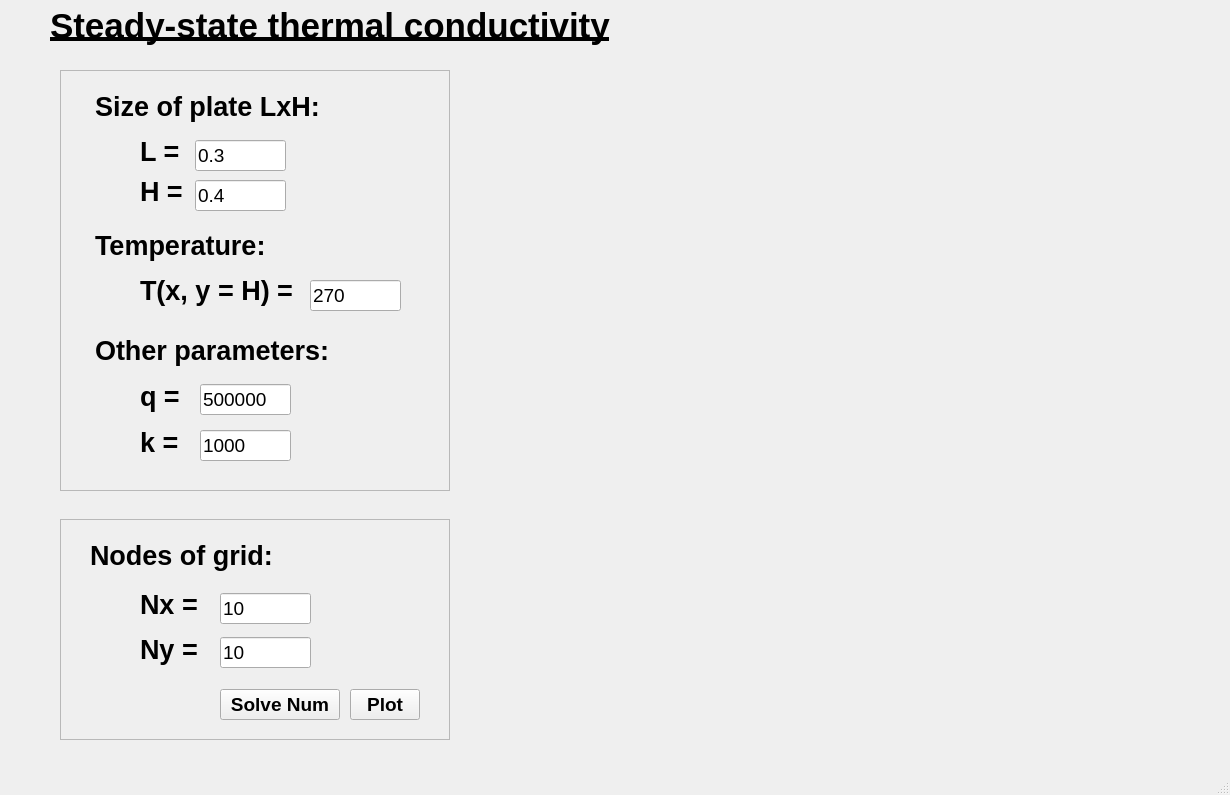
<?xml version="1.0" encoding="UTF-8"?>
<ui version="4.0">
 <class>MainWindow</class>
 <widget class="QMainWindow" name="MainWindow">
  <property name="geometry">
   <rect>
    <x>0</x>
    <y>0</y>
    <width>1230</width>
    <height>795</height>
   </rect>
  </property>
  <property name="windowTitle">
   <string>Farrakhetdinova Azaliya - Analytical solver</string>
  </property>
  <property name="windowIcon">
   <iconset>
    <normaloff>../icon.ico</normaloff>../icon.ico</iconset>
  </property>
  <widget class="QWidget" name="centralwidget">
   <widget class="QLabel" name="label">
    <property name="geometry">
     <rect>
      <x>50</x>
      <y>0</y>
      <width>590</width>
      <height>51</height>
     </rect>
    </property>
    <property name="font">
     <font>
      <family>Segoe UI</family>
      <pointsize>26</pointsize>
      <weight>75</weight>
      <bold>true</bold>
      <underline>true</underline>
     </font>
    </property>
    <property name="text">
     <string>Steady-state thermal conductivity</string>
    </property>
   </widget>
   <widget class="QFrame" name="frame">
    <property name="geometry">
     <rect>
      <x>60</x>
      <y>70</y>
      <width>390</width>
      <height>421</height>
     </rect>
    </property>
    <property name="frameShape">
     <enum>QFrame::StyledPanel</enum>
    </property>
    <property name="frameShadow">
     <enum>QFrame::Raised</enum>
    </property>
    <widget class="QLabel" name="label_6">
     <property name="geometry">
      <rect>
       <x>80</x>
       <y>200</y>
       <width>191</width>
       <height>41</height>
      </rect>
     </property>
     <property name="font">
      <font>
       <family>Segoe UI</family>
       <pointsize>20</pointsize>
       <weight>75</weight>
       <bold>true</bold>
      </font>
     </property>
     <property name="text">
      <string>T(x, y = H) = </string>
     </property>
    </widget>
    <widget class="QLabel" name="label_2">
     <property name="geometry">
      <rect>
       <x>80</x>
       <y>66</y>
       <width>51</width>
       <height>31</height>
      </rect>
     </property>
     <property name="font">
      <font>
       <family>Segoe UI</family>
       <pointsize>20</pointsize>
       <weight>75</weight>
       <bold>true</bold>
      </font>
     </property>
     <property name="text">
      <string>L = </string>
     </property>
    </widget>
    <widget class="QLabel" name="label_3">
     <property name="geometry">
      <rect>
       <x>35</x>
       <y>16</y>
       <width>251</width>
       <height>40</height>
      </rect>
     </property>
     <property name="font">
      <font>
       <family>Segoe UI</family>
       <pointsize>20</pointsize>
       <weight>75</weight>
       <bold>true</bold>
      </font>
     </property>
     <property name="text">
      <string>Size of plate LxH:</string>
     </property>
    </widget>
    <widget class="QLineEdit" name="lineEdit_3">
     <property name="geometry">
      <rect>
       <x>250</x>
       <y>210</y>
       <width>91</width>
       <height>31</height>
      </rect>
     </property>
     <property name="font">
      <font>
       <family>Segoe UI</family>
       <pointsize>14</pointsize>
      </font>
     </property>
     <property name="text">
      <string>270</string>
     </property>
    </widget>
    <widget class="QLabel" name="label_4">
     <property name="geometry">
      <rect>
       <x>35</x>
       <y>160</y>
       <width>260</width>
       <height>31</height>
      </rect>
     </property>
     <property name="font">
      <font>
       <family>Segoe UI</family>
       <pointsize>20</pointsize>
       <weight>75</weight>
       <bold>true</bold>
      </font>
     </property>
     <property name="text">
      <string>Temperature:</string>
     </property>
    </widget>
    <widget class="QLineEdit" name="lineEdit">
     <property name="geometry">
      <rect>
       <x>135</x>
       <y>70</y>
       <width>91</width>
       <height>31</height>
      </rect>
     </property>
     <property name="font">
      <font>
       <family>Segoe UI</family>
       <pointsize>14</pointsize>
      </font>
     </property>
     <property name="text">
      <string>0.3</string>
     </property>
    </widget>
    <widget class="QLabel" name="label_9">
     <property name="geometry">
      <rect>
       <x>35</x>
       <y>260</y>
       <width>260</width>
       <height>40</height>
      </rect>
     </property>
     <property name="font">
      <font>
       <family>Segoe UI</family>
       <pointsize>20</pointsize>
       <weight>75</weight>
       <bold>true</bold>
      </font>
     </property>
     <property name="text">
      <string>Other parameters:</string>
     </property>
    </widget>
    <widget class="QLineEdit" name="lineEdit_5">
     <property name="geometry">
      <rect>
       <x>140</x>
       <y>314</y>
       <width>91</width>
       <height>31</height>
      </rect>
     </property>
     <property name="font">
      <font>
       <family>Segoe UI</family>
       <pointsize>14</pointsize>
      </font>
     </property>
     <property name="text">
      <string>500000</string>
     </property>
    </widget>
    <widget class="QLabel" name="label_10">
     <property name="geometry">
      <rect>
       <x>80</x>
       <y>306</y>
       <width>51</width>
       <height>41</height>
      </rect>
     </property>
     <property name="font">
      <font>
       <family>Segoe UI</family>
       <pointsize>20</pointsize>
       <weight>75</weight>
       <bold>true</bold>
      </font>
     </property>
     <property name="text">
      <string>q = </string>
     </property>
    </widget>
    <widget class="QLabel" name="label_11">
     <property name="geometry">
      <rect>
       <x>80</x>
       <y>106</y>
       <width>51</width>
       <height>31</height>
      </rect>
     </property>
     <property name="font">
      <font>
       <family>Segoe UI</family>
       <pointsize>20</pointsize>
       <weight>75</weight>
       <bold>true</bold>
      </font>
     </property>
     <property name="text">
      <string>H = </string>
     </property>
    </widget>
    <widget class="QLineEdit" name="lineEdit_6">
     <property name="geometry">
      <rect>
       <x>135</x>
       <y>110</y>
       <width>91</width>
       <height>31</height>
      </rect>
     </property>
     <property name="font">
      <font>
       <family>Segoe UI</family>
       <pointsize>14</pointsize>
      </font>
     </property>
     <property name="text">
      <string>0.4</string>
     </property>
    </widget>
    <widget class="QLabel" name="label_13">
     <property name="geometry">
      <rect>
       <x>80</x>
       <y>352</y>
       <width>51</width>
       <height>41</height>
      </rect>
     </property>
     <property name="font">
      <font>
       <family>Segoe UI</family>
       <pointsize>20</pointsize>
       <weight>75</weight>
       <bold>true</bold>
      </font>
     </property>
     <property name="text">
      <string>k = </string>
     </property>
    </widget>
    <widget class="QLineEdit" name="lineEdit_7">
     <property name="geometry">
      <rect>
       <x>140</x>
       <y>360</y>
       <width>91</width>
       <height>31</height>
      </rect>
     </property>
     <property name="font">
      <font>
       <family>Segoe UI</family>
       <pointsize>14</pointsize>
      </font>
     </property>
     <property name="text">
      <string>1000</string>
     </property>
    </widget>
   </widget>
   <widget class="QFrame" name="frame_2">
    <property name="geometry">
     <rect>
      <x>60</x>
      <y>519</y>
      <width>390</width>
      <height>221</height>
     </rect>
    </property>
    <property name="frameShape">
     <enum>QFrame::StyledPanel</enum>
    </property>
    <property name="frameShadow">
     <enum>QFrame::Raised</enum>
    </property>
    <widget class="QLabel" name="label_7">
     <property name="geometry">
      <rect>
       <x>30</x>
       <y>16</y>
       <width>260</width>
       <height>40</height>
      </rect>
     </property>
     <property name="font">
      <font>
       <family>Segoe UI</family>
       <pointsize>20</pointsize>
       <weight>75</weight>
       <bold>true</bold>
      </font>
     </property>
     <property name="text">
      <string>Nodes of grid:</string>
     </property>
    </widget>
    <widget class="QLineEdit" name="lineEdit_4">
     <property name="geometry">
      <rect>
       <x>160</x>
       <y>74</y>
       <width>91</width>
       <height>31</height>
      </rect>
     </property>
     <property name="font">
      <font>
       <family>Segoe UI</family>
       <pointsize>14</pointsize>
      </font>
     </property>
     <property name="text">
      <string>10</string>
     </property>
    </widget>
    <widget class="QLabel" name="label_8">
     <property name="geometry">
      <rect>
       <x>80</x>
       <y>70</y>
       <width>70</width>
       <height>31</height>
      </rect>
     </property>
     <property name="font">
      <font>
       <family>Segoe UI</family>
       <pointsize>20</pointsize>
       <weight>75</weight>
       <bold>true</bold>
      </font>
     </property>
     <property name="text">
      <string>Nx = </string>
     </property>
    </widget>
    <widget class="QPushButton" name="pushButton_2">
     <property name="geometry">
      <rect>
       <x>290</x>
       <y>170</y>
       <width>70</width>
       <height>31</height>
      </rect>
     </property>
     <property name="font">
      <font>
       <family>Segoe UI</family>
       <pointsize>14</pointsize>
       <weight>75</weight>
       <bold>true</bold>
      </font>
     </property>
     <property name="text">
      <string>Plot</string>
     </property>
    </widget>
    <widget class="QPushButton" name="pushButton_3">
     <property name="geometry">
      <rect>
       <x>160</x>
       <y>170</y>
       <width>120</width>
       <height>31</height>
      </rect>
     </property>
     <property name="font">
      <font>
       <family>Segoe UI</family>
       <pointsize>14</pointsize>
       <weight>75</weight>
       <bold>true</bold>
      </font>
     </property>
     <property name="text">
      <string>Solve Num</string>
     </property>
    </widget>
    <widget class="QLineEdit" name="lineEdit_8">
     <property name="geometry">
      <rect>
       <x>160</x>
       <y>118</y>
       <width>91</width>
       <height>31</height>
      </rect>
     </property>
     <property name="font">
      <font>
       <family>Segoe UI</family>
       <pointsize>14</pointsize>
      </font>
     </property>
     <property name="text">
      <string>10</string>
     </property>
    </widget>
    <widget class="QLabel" name="label_12">
     <property name="geometry">
      <rect>
       <x>80</x>
       <y>110</y>
       <width>70</width>
       <height>41</height>
      </rect>
     </property>
     <property name="font">
      <font>
       <family>Segoe UI</family>
       <pointsize>20</pointsize>
       <weight>75</weight>
       <bold>true</bold>
      </font>
     </property>
     <property name="text">
      <string>Ny = </string>
     </property>
    </widget>
   </widget>
   <widget class="MplWidget" name="widget_graph" native="true">
    <property name="geometry">
     <rect>
      <x>470</x>
      <y>70</y>
      <width>720</width>
      <height>671</height>
     </rect>
    </property>
   </widget>
   <zorder>frame</zorder>
   <zorder>frame_2</zorder>
   <zorder>label</zorder>
   <zorder>widget_graph</zorder>
  </widget>
  <widget class="QMenuBar" name="menubar">
   <property name="geometry">
    <rect>
     <x>0</x>
     <y>0</y>
     <width>1230</width>
     <height>21</height>
    </rect>
   </property>
  </widget>
  <widget class="QStatusBar" name="statusbar"/>
 </widget>
 <customwidgets>
  <customwidget>
   <class>MplWidget</class>
   <extends>QWidget</extends>
   <header location="global">mplwidget.h</header>
   <container>1</container>
  </customwidget>
 </customwidgets>
 <resources/>
 <connections/>
</ui>
